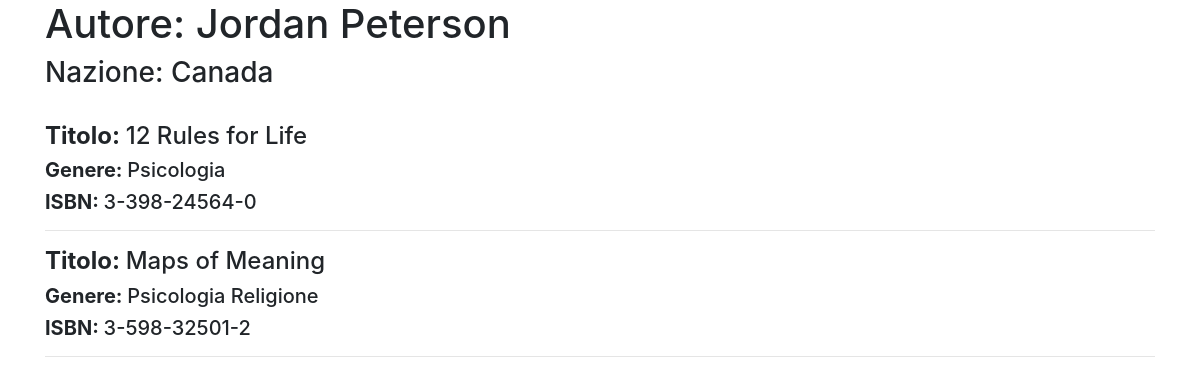
Page /autore/3/ on the committed database.
### libreria/models.py (models this page shows, shortened)
class Autore(models.Model):
    nome = models.CharField(max_length = 30)
    cognome = models.CharField(max_length = 30)
    nazione = models.CharField(max_length = 30)
    def __str__(self):
        return self.nome + " " + self.cognome
    class Meta:
            verbose_name = "Autore"
            verbose_name_plural = "Autori"

class Libro(models.Model):
    titolo = models.CharField(max_length = 100)
    isbn = models.CharField(max_length = 13)
    autore = models.ForeignKey(Autore, on_delete=models.CASCADE, related_name="libri")
    genere = models.ManyToManyField(Genere)
    class Meta:
        verbose_name = "Libro"
        verbose_name_plural = "Libri"

class Genere(models.Model):
    nome = models.CharField(max_length = 30)
    def __str__(self):
        return self.nome
    class Meta:
        verbose_name = "Genere"
        verbose_name_plural = "Generi"

### libreria/views.py (the view)
# urls.py: path('autore/<int:pk>/', AutoreDetailCBV.as_view(), name = 'autore'),
class AutoreDetailCBV(DetailView):
    model = Autore
    template_name = "autore.html"

### libreria/templates/autore.html (shortened to what this page needs)
{% extends 'base.html' %}
{% block content %}
    <h1>Autore: {{ autore }}</h1>
    <h3>Nazione: {{ autore.nazione }}</h3>
    <br>
    {% for libro in autore.libri.all %}
        <h4><strong>Titolo: </strong>{{ libro.titolo }}</h4>
        <h5><strong>Genere: </strong>{% for genere in libro.genere.all %} {{genere}} {% endfor %}</h5>
        <h5><strong>ISBN: </strong>{{ libro.isbn }}</h5>
        <hr>
    {% endfor %}
{% endblock content %}

### rows in the picture
Autore: nome+cognome "Jordan Peterson", nazione "Canada"
Libro: titolo "12 Rules for Life", isbn "3-398-24564-0"
Genere: nome "Psicologia"
Libro: titolo "Maps of Meaning", isbn "3-598-32501-2"
Genere: nome "Religione"
